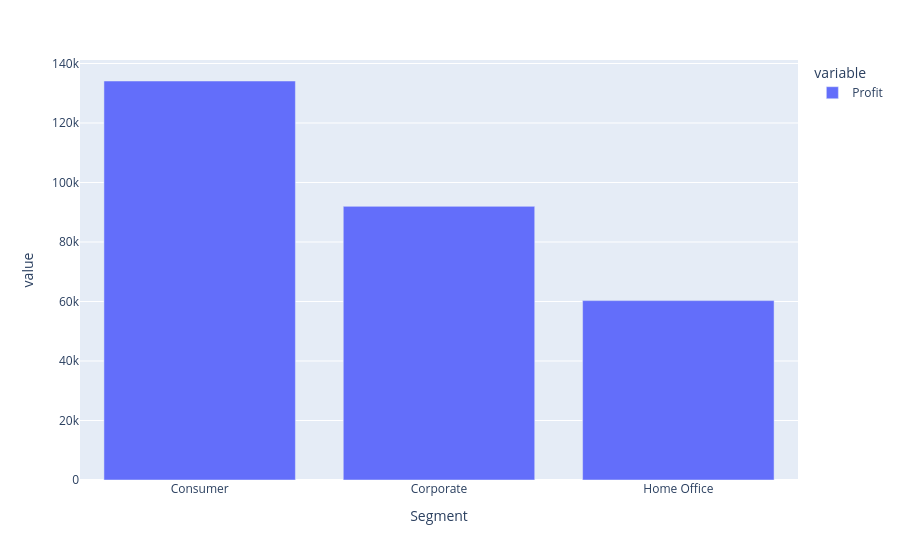

The notebook cell this image was saved under:
### Code cell
fig=px.bar(profit_by_csutomer_segment)
fig.show()

### Figure 1 — Plotly figure (JSON) as saved in the notebook; plotly's stock layout.template omitted (floating-point values rounded to 4 significant figures)
{"data": [{"hovertemplate": "variable=Profit<br>Segment=%{x}<br>value=%{y}<extra></extra>", "legendgroup": "Profit", "marker": {"color": "#636efa", "pattern": {"shape": ""}}, "name": "Profit", "orientation": "v", "showlegend": true, "textposition": "auto", "x": ["Consumer", "Corporate", "Home Office"], "xaxis": "x", "y": [134100.0, 91980.0, 60300.0], "yaxis": "y", "type": "bar"}], "layout": {"xaxis": {"anchor": "y", "domain": [0.0, 1.0], "title": {"text": "Segment"}}, "yaxis": {"anchor": "x", "domain": [0.0, 1.0], "title": {"text": "value"}}, "legend": {"title": {"text": "variable"}, "tracegroupgap": 0}, "margin": {"t": 60}, "barmode": "relative"}}
